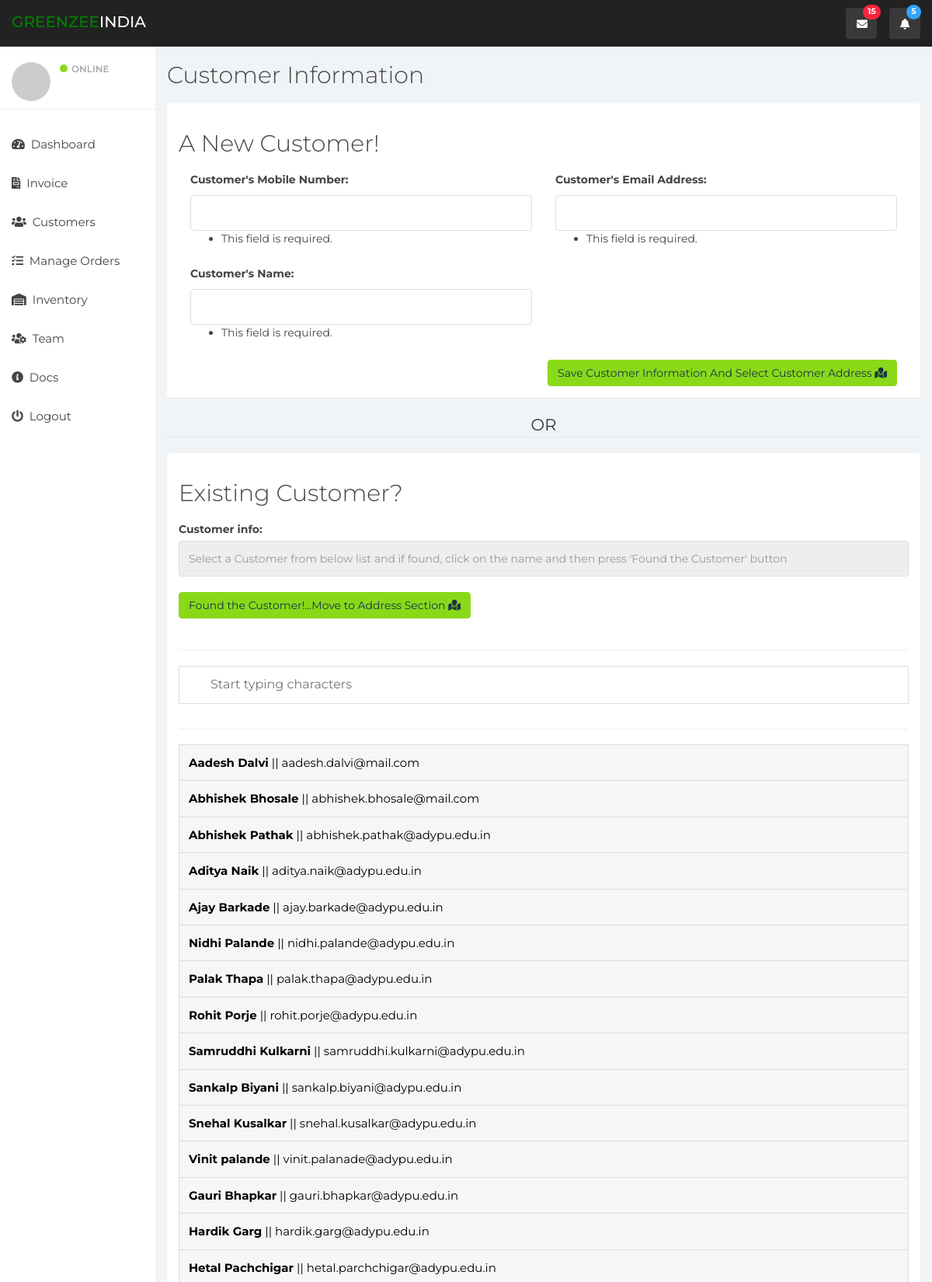
The page /invoice/add/selectCustomer/5/ (upper part) on the database its author committed.
### customer/models.py (models this page shows, shortened)
class customer_table(models.Model):
    customer_id = models.IntegerField(primary_key=True)
    name = models.CharField(max_length=120)
    email = models.EmailField()
    mobileNumber = models.CharField(max_length=10)

### invoice/views.py (the view, shortened to what this page needs)
# urls.py: url(r'invoice/add/selectCustomer/(?P<id>\d+)/', views.accept_customer_record, name='customer-records'),
def accept_customer_record(request, id):
    customer_records = customer_table.objects.all()
    form_existing = ExistingCustomerDetailForm(request.POST or None)
    form_new = CustomerBasicDetailForm(request.POST)
    context = {
        'list': customer_records,
        'form_existing': form_existing,
        'form_new': form_new,
    }
    return render(request, 'customer-record.html', context)

### customer/forms.py
class ExistingCustomerDetailForm(forms.Form):
    customer_info = forms.CharField()
    def __init__(self, *args, **kwargs):
        super(ExistingCustomerDetailForm, self).__init__(*args, **kwargs)
        for visible in self.visible_fields():
            visible.field.widget.attrs['class'] = 'form-control'
            visible.field.widget.attrs['readonly'] = True
            visible.field.widget.attrs['placeholder']  = "Select a Customer from below list and if found, click on the name and then press 'Found the Customer' button"

class CustomerBasicDetailForm(forms.ModelForm):
    class Meta:
        model = customer_table
        fields = {'name', 'mobileNumber', 'email'}
        labels = {
            'name': "Customer's Name",
            'email': "Customer's Email Address",
            'mobileNumber': "Customer's Mobile Number"
        }
    def __init__(self, *args, **kwargs):
        super(CustomerBasicDetailForm, self).__init__(*args, **kwargs)
        for field_name, field in self.fields.items():
            field.widget.attrs['class'] = 'form-control'

### invoice/templates/customer-record.html (shortened to what this page needs)
{% load static %}
<!DOCTYPE html>
<html>
<head>
	{% include 'reqs/headerBar.html' %}
	<link rel="stylesheet" type="text/css" href="{% static 'css/customer-record.css' %}">
</head>
<body>
	{% include 'reqs/navbar.html' %}
	<div class="col-sm-9 col-sm-offset-3 col-lg-10 col-lg-offset-2 main">
		<div class="row">
			<div class="col-lg-12">
				<h2>Customer Information</h2>
			</div>
		</div>
		<div class="panel panel-default">
			<div class="panel-body">
				<h2>A New Customer!</h2>
				<form method="POST">
					<div class="form-row">
						{% for field in form_new %}
							<div class="form-group col-md-6">
								<label>{{ field.label_tag }}</label>
								{{ field }}
								{{ field.errors }}
							</div>
						{% endfor %}
					</div>
					<div class="col-md-12">
						<button type="submit" class="btn btn-default btn-md btn-success pull-right" name="add_to_cart">
							Save Customer Information And Select Customer Address <i class="fas fa-map-marked"></i>
						</button>
					</div>
				</form>
			</div>
		</div>
		<div class="text-center" style="font-size: 20px;">
			<legend>OR</legend>
		</div>
		<div class="panel panel-default">
			<div class="panel-body">
				<h2>Existing Customer?</h2>
				<form method="POST" name="existing_customer" id="existing_customer_form">
					{{ form_existing }}<br>
					<button class="btn btn-default btn-md btn-success" value="submit">
						Found the Customer!...Move to Address Section <i class="fas fa-map-marked"></i>
					</button>
					<br><br>
					<hr>
					<input type="text" id="is_customer" onkeyup="searchFunc()" placeholder="Start typing characters" title="Type in a name">
					<hr>
					<ul id="customer_list">
						{% for object in list %}
							<li data-value="{{ object.customer_id }}">
								<a href="#"><b>{{ object.name }}</b> ||
								{{ object.email }}</a>
							</li>
						{% endfor %}
					</ul>
				</form>
			</div>
		</div>
	</div>
</body>
</html>

### accounts/static/css/styles.css (style rules this page uses)
body { background: #f1f4f7; padding-top: 60px; font-size: 14px; color: #444444; font-family: "Montserrat", "Helvetica Neue", Helvetica, Arial, sans-serif; }
a, a:hover, a:focus { color: #30a5ff; }
h1, h2, h3, h4, h5, h6 { color: #444444; }
h2 { font-weight: 300; margin-bottom: 20px; }
input.form-control { border: 1px solid #ddd; box-shadow: none; height: 46px; }
.btn-default, .btn-default:hover, .btn-default:focus, .btn-default:active, .btn-default.active, .open > .dropdown-toggle.btn-default, .btn-default.disabled, .btn-default[disabled], fieldset[disabled] .btn-default, .btn-default.disabled:hover, .btn-default[disabled]:hover, fieldset[disabled] .btn-default:hover, .btn-default.disabled:focus, .btn-default[disabled]:focus, fieldset[disabled] .btn-default:focus, .btn-default.disabled:active, .btn-default[disabled]:active, fieldset[disabled] .btn-default:active, .btn-default.disabled.active, .btn-default[disabled].active, fieldset[disabled] .btn-default.active { background-color: #e9ecf2; border-color: #e9ecf2; color: #1b3548; }
.btn-success, .btn-success:hover, .btn-success:focus, .btn-success:active, .btn-success.active, .open > .dropdown-toggle.btn-success, .btn-success.disabled, .btn-success[disabled], fieldset[disabled] .btn-success, .btn-success.disabled:hover, .btn-success[disabled]:hover, fieldset[disabled] .btn-success:hover, .btn-success.disabled:focus, .btn-success[disabled]:focus, fieldset[disabled] .btn-success:focus, .btn-success.disabled:active, .btn-success[disabled]:active, fieldset[disabled] .btn-success:active, .btn-success.disabled.active, .btn-success[disabled].active, fieldset[disabled] .btn-success.active { background-color: #8ad919; border-color: #8ad919; }
.panel { border: 0; }

### invoice/static/css/customer-record.css (style rules this page uses)
#is_customer { background-position: 10px 12px; background-repeat: no-repeat; width: 100%; font-size: 16px; padding: 12px 20px 12px 40px; border: 1px solid #ddd; margin-bottom: 12px; }
#customer_list { list-style-type: none; padding: 0; margin: 0; }
#customer_list li a { border: 1px solid #ddd; margin-top: -1px; background-color: #f6f6f6; padding: 12px; text-decoration: none; font-size: 15px; color: black; display: block }

### rows shown on the page
customer_table: {{ object.customer_id }} 1 (drawn), name "Aadesh Dalvi", email "aadesh.dalvi@mail.com"
customer_table: {{ object.customer_id }} 2 (drawn), name "Abhishek Bhosale", email "abhishek.bhosale@mail.com"
customer_table: {{ object.customer_id }} 3 (drawn), name "Abhishek Pathak", email "abhishek.pathak@adypu.edu.in"
customer_table: {{ object.customer_id }} 4 (drawn), name "Aditya Naik", email "aditya.naik@adypu.edu.in"
customer_table: {{ object.customer_id }} 5 (drawn), name "Ajay Barkade", email "ajay.barkade@adypu.edu.in"
customer_table: {{ object.customer_id }} 7 (drawn), name "Nidhi Palande", email "nidhi.palande@adypu.edu.in"
customer_table: {{ object.customer_id }} 8 (drawn), name "Palak Thapa", email "palak.thapa@adypu.edu.in"
customer_table: {{ object.customer_id }} 9 (drawn), name "Rohit Porje", email "rohit.porje@adypu.edu.in"
customer_table: {{ object.customer_id }} 10 (drawn), name "Samruddhi Kulkarni", email "samruddhi.kulkarni@adypu.edu.in"
customer_table: {{ object.customer_id }} 11 (drawn), name "Sankalp Biyani", email "sankalp.biyani@adypu.edu.in"
customer_table: {{ object.customer_id }} 12 (drawn), name "Snehal Kusalkar", email "snehal.kusalkar@adypu.edu.in"
customer_table: {{ object.customer_id }} 14 (drawn), name "Vinit palande", email "vinit.palanade@adypu.edu.in"
customer_table: {{ object.customer_id }} 15 (drawn), name "Gauri Bhapkar", email "gauri.bhapkar@adypu.edu.in"
customer_table: {{ object.customer_id }} 16 (drawn), name "Hardik Garg", email "hardik.garg@adypu.edu.in"
customer_table: {{ object.customer_id }} 17 (drawn), name "Hetal Pachchigar", email "hetal.parchchigar@adypu.edu.in"

### other values the page prints
{{ field.label_tag }} "Customer's Mobile Number:" "Customer's Email Address:" "Customer's Name:"
{{ field.errors }} "This field is required." "This field is required." "This field is required."
